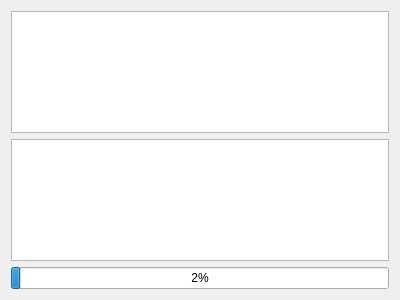
<?xml version="1.0" encoding="UTF-8"?>
<ui version="4.0">
 <class>Dialog</class>
 <widget class="QDialog" name="Dialog">
  <property name="geometry">
   <rect>
    <x>0</x>
    <y>0</y>
    <width>400</width>
    <height>300</height>
   </rect>
  </property>
  <property name="windowTitle">
   <string>Dialog</string>
  </property>
  <layout class="QVBoxLayout" name="verticalLayout">
   <item>
    <widget class="QPlainTextEdit" name="task_text"/>
   </item>
   <item>
    <widget class="QPlainTextEdit" name="log_text"/>
   </item>
   <item>
    <widget class="QProgressBar" name="progress_bar">
     <property name="maximum">
      <number>1000</number>
     </property>
     <property name="value">
      <number>24</number>
     </property>
    </widget>
   </item>
  </layout>
 </widget>
 <resources/>
 <connections/>
</ui>
